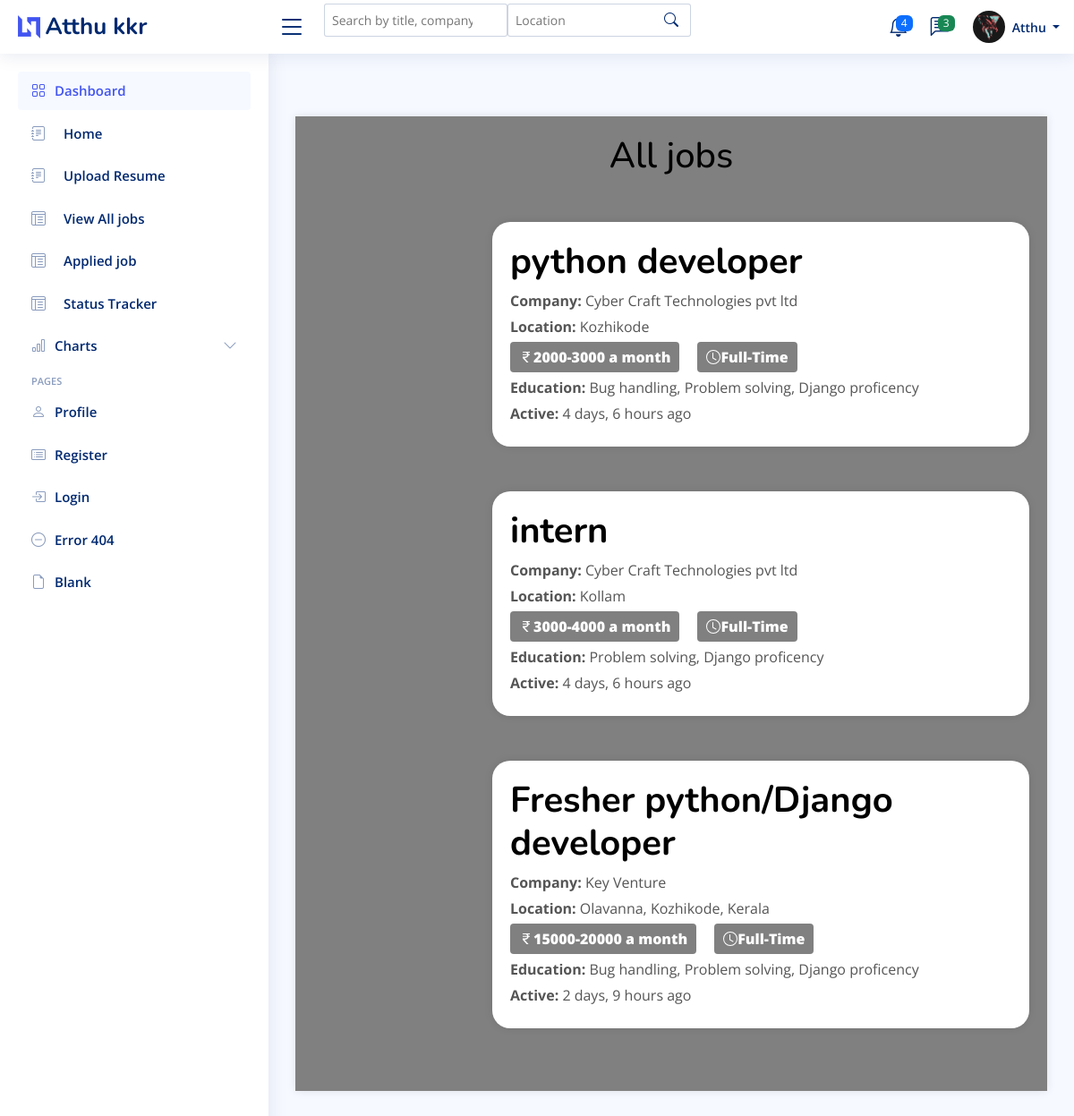
/job/applied_job (signed in), run on the app's committed database.
### UserApplicant/models.py (models this page shows, shortened)
class User(AbstractUser):
    email = models.EmailField(unique=True)
    is_employer=models.BooleanField(default=False)
    is_jobseeker=models.BooleanField(default=False)
    has_resume=models.BooleanField(default=False)
    has_company=models.BooleanField(default=False)
    is_verified =models.BooleanField(default=False)
    verification_token= models.CharField(max_length=64,unique=True,blank=True)
    is_blocked =models.BooleanField(default=False)

class jobseeker_Profile(models.Model):
    user =models.OneToOneField(User, on_delete=models.CASCADE)
    phone_number=models.CharField(max_length=15,blank=True,null=True)
    address=models.CharField(max_length=255,blank=True,null=True)
    profile_picture=models.ImageField(upload_to='profile_pictures/',blank=True,null=True)
    first_name=models.CharField(max_length=30,blank=True,null=True)
    last_name=models.CharField(max_length=30,blank=True,null=True)
    date_of_birth=models.DateField(blank=True,null=True)
    about=models.TextField()
    gender=models.CharField(max_length=15,blank=True,null=True)
    education = models.CharField(max_length=100, blank=True, null=True)
    job=models.CharField(max_length=50,blank=True,null=True)
    country=models.CharField(max_length=50,blank=True,null=True)
    skills = models.ManyToManyField(Skill)
    x =models.URLField(max_length=255,blank=True,null=True)
    insta =models.URLField(max_length=255,blank=True,null=True)
    facebook=models.URLField(max_length=255,blank=True,null=True)
    linkedin=models.URLField(max_length=255,blank=True,null=True)

### Job/models.py (models this page shows, shortened)
class Apply_Job(models.Model):
    STATUS_CHOICES = [
        ('Pending', 'Pending'),
        ('Accepted', 'Accepted'),
        ('Rejected', 'Rejected'),
    ]
    user=models.ForeignKey(User,on_delete=models.CASCADE)
    job=models.ForeignKey(JobPost,on_delete=models.CASCADE)
    timestamp=models.DateTimeField(auto_now_add=True)
    status= models.CharField(max_length=10, choices=STATUS_CHOICES, default='Pending')

class JobPost(models.Model):
    EXPERIENCE_CHOICES = [
        ('0-1', '0-1 years'),
        ('1-3', '1-3 years'),
        ('3-5', '3-5 years'),
        ('5-10', '5-10 years'),
        ('10+', '10+ years'),
    ]
    JOB_TYPE_CHOICES = [
        ('Full-Time', 'Full-Time'),
        ('Part-Time', 'Part-Time'),
        ('Internship', 'Internship'),
    ]
    user=models.ForeignKey(User, on_delete=models.CASCADE)
    company=models.ForeignKey(Company,on_delete=models.CASCADE,default='Select Your Company')
    skills = models.ManyToManyField(Skills_job, blank=True)
    title=models.CharField(max_length=255,blank=True, null=True)
    education=models.ForeignKey(Education,on_delete=models.CASCADE, default='Highest Qualification')
    salary=models.ForeignKey(SalaryRange,on_delete=models.CASCADE, default='10000-20000')
    overview =models.TextField(max_length=255,blank=True,null=True)
    location=models.CharField(max_length=255,blank=True,null=True)
    job_type =models.CharField(max_length=10,choices=JOB_TYPE_CHOICES,null=True, default='Full-Time')
    experience= models.CharField(max_length=5,choices=EXPERIENCE_CHOICES,null=True)
    is_active= models.BooleanField(default=False)
    timestamp=models.DateTimeField(auto_now_add=True)

class SalaryRange(models.Model):
    salary_range = models.CharField(max_length=100)
    def __str__(self):
        return self.salary_range

class Skills_job(models.Model):
    name = models.CharField(max_length=255, blank=True,null=True)

### Company/models.py (models this page shows, shortened)
class Company(models.Model):
    user=models.OneToOneField(User, on_delete=models.CASCADE)
    name=models.CharField(max_length=100,blank=True,null=True)
    start_date=models.DateField(blank=True, null=True)
    country=models.CharField(max_length=255,blank=True,null=True)
    state=models.CharField(max_length=100,blank=True,null=True)
    city=models.CharField(max_length=100,blank=True,null=True)

### Job/views.py (the view)
# urls.py: path('applied_job',views.AppliedJobView.as_view(),name="applied_job"),
class AppliedJobView(ListView):
    model=Apply_Job
    template_name = 'job/Applied_job_list.html'
    context_object_name = 'applied_jobs'
    paginate_by = 10
    def get_queryset(self):
        return Apply_Job.objects.filter(user=self.request.user).select_related('job')

### templates/Job/Apply_job_list.html (shortened to what this page needs)
{% extends 'Dashboard/Dashboard.html' %}
{% load humanize %}
{% load widget_tweaks %}
{% load static %}
{% block header %}
{% if request.user.is_jobseeker%}
  <header id="header" class="header fixed-top d-flex align-items-center">
    <div class="d-flex align-items-center justify-content-between">
      <a href="index.html" class="logo d-flex align-items-center">
        <img src="{% static 'img/img/logo.png' %}" alt="">
        <span class="d-none d-lg-block">{{ request.user.jobseeker_profile.first_name }} {{ request.user.jobseeker_profile.last_name }}</span>
      </a>
      <i class="bi bi-list toggle-sidebar-btn"></i>
    </div>
    {% block search1 %}
    <div class="search-bar" >
        <form class="search-form d-flex align-items-center" method="GET" action="#">
          <input type="text" id="search-input" name="search" placeholder="Search by title, company, or skills" ">
          <input type="text" id="location-input" name="location" placeholder="Location" >
          <button type="submit" title="Search"><i class="bi bi-search"></i></button>
        </form>
      </div>
    {% endblock search1 %}
    <nav class="header-nav ms-auto">
      <ul class="d-flex align-items-center">
        <li class="nav-item dropdown">
          <a class="nav-link nav-icon" href="#" data-bs-toggle="dropdown">
            <span class="badge bg-primary badge-number">4</span>
          </a>
        </li>
        <li class="nav-item dropdown">
          <a class="nav-link nav-icon" href="#" data-bs-toggle="dropdown">
            <span class="badge bg-success badge-number">3</span>
          </a>
        </li>
        <li class="nav-item dropdown pe-3">
          <a class="nav-link nav-profile d-flex align-items-center pe-0" href="#" data-bs-toggle="dropdown">
            {% if request.user.jobseeker_profile.profile_picture %}
                   <img src="{{ request.user.jobseeker_profile.profile_picture.url }}" alt="Profile" class="rounded-circle">
            {% else %}
                   <img src="{% static 'images/faces/face28.png' %}" alt="Default Profile Picture">
            {% endif %}
            <span class="d-none d-md-block dropdown-toggle ps-2">{{ request.user.jobseeker_profile.first_name }}
            </span>
          </a>
        </li>
      </ul>
    </nav>
  </header>
  {% endif %}
  {% endblock header %}
{% block sidebar %}
{% if request.user.is_jobseeker %}
<aside id="sidebar" class="sidebar">
  <ul class="sidebar-nav" id="sidebar-nav">
    <li class="nav-item">
      <a class="nav-link " href="index.html">
        <i class="bi bi-grid"></i>
        <span>Dashboard</span>
      </a>
    </li>
    <li class="nav-item">
      <a class="nav-link collapsed"  href="{% url "jobseeker_dash" %}">
        <i class="bi bi-journal-text"></i> <span>Home</span>
      </a>
    </li>
    <li class="nav-item">
      <a class="nav-link collapsed"  href="{% url "update_resume" %}">
        <i class="bi bi-journal-text"></i> <span>Upload Resume</span>
      </a>
    </li>
      <li class="nav-item">
        <a class="nav-link collapsed"  href="{% url "seeker_view_all_jobs" %}">
          <i class="bi bi-layout-text-window-reverse"></i><span>View All jobs</span>
        </a>
      </li>
      <li class="nav-item">
        <a class="nav-link collapsed"  href="{% url "applied_job" %}">
          <i class="bi bi-layout-text-window-reverse"></i><span>Applied job</span>
        </a>
      </li>
      <li class="nav-item">
        <a class="nav-link collapsed"  href="{% url "status_track_seeker" %}">
          <i class="bi bi-layout-text-window-reverse"></i><span>Status Tracker</span>
        </a>
      </li>
    <li class="nav-item">
      <a class="nav-link collapsed" data-bs-target="#charts-nav" data-bs-toggle="collapse" href="{% url "jobseeker_dash" %}">
        <i class="bi bi-bar-chart"></i><span>Charts</span><i class="bi bi-chevron-down ms-auto"></i>
      </a>
    </li>
    <li class="nav-heading">Pages</li>
    <li class="nav-item">
      <a class="nav-link collapsed" href="{% url "update_profile_job" %}">
        <i class="bi bi-person"></i>
        <span>Profile</span>
      </a>
    </li>
    <li class="nav-item">
      <a class="nav-link collapsed" href="{% url "register_seeker" %}">
        <i class="bi bi-card-list"></i>
        <span>Register</span>
      </a>
    </li>
    <li class="nav-item">
      <a class="nav-link collapsed" href="{% url "login_user" %}">
        <i class="bi bi-box-arrow-in-right"></i>
        <span>Login</span>
      </a>
    </li>
    <li class="nav-item">
      <a class="nav-link collapsed" href="#">
        <i class="bi bi-dash-circle"></i>
        <span>Error 404</span>
      </a>
    </li>
    <li class="nav-item">
      <a class="nav-link collapsed" href="#">
        <i class="bi bi-file-earmark"></i>
        <span>Blank</span>
      </a>
    </li>
  </ul>
</aside>
{% endif %}
{% endblock sidebar %}
{% block main %}
<main id="main" class="main">
<section class="section profile">
  <div class="ever">
      <h2 style="text-align: center; color: black; font-size: 40px;">All jobs</h2>
<div id="search-results">
  {% if applied_jobs %}
            {% for application  in applied_jobs %}
  <div class="job-details">
      <h2 style=" color: black; font-size: 40px; font-weight:bold;">{{application.job.title }}</h2>
      <p><strong>Company:</strong> {{ application.job.company.name }}</p>
      <p><strong>Location:</strong> {{ application.job.location }}</p>
      <p>
        <div class='job-info-row'>
          <div class="button-field">
               <strong>{{application.job.salary}} a month </strong>
          </div>
          <div class="button-field1">
            <svg xmlns="http://www.w3.org/2000/svg" width="16" height="16" fill="currentColor" class="bi bi-clock" viewBox="0 0 16 16">
              <path d="M8 3.5a.5.5 0 0 0-1 0V9a.5.5 0 0 0 .252.434l3.5 2a.5.5 0 0 0 .496-.868L8 8.71z"/>
              <path d="M8 16A8 8 0 1 0 8 0a8 8 0 0 0 0 16m7-8A7 7 0 1 1 1 8a7 7 0 0 1 14 0"/>
            </svg>
              <strong>{{application.job.job_type}}</strong>
          </div></p>
      </div>
      <p><strong>Education:</strong> {% for skill in application.job.skills.all %}
        {{ skill.name }}{% if not forloop.last %}, {% endif %}
        {% endfor %}</p>
      <p><strong>Active:</strong> {{ application.job.timestamp|naturaltime }}</p>
  </div>
  {% endfor %}
 {% endif %}
</section>
</main>
{% endblock main %}
{% block script %}
<link rel="stylesheet" href="https://ajax.googleapis.com/ajax/libs/jqueryui/1.12.1/themes/smoothness/jquery-ui.css">
{% endblock script %}

### static/css/css/style.css (style rules this page uses)
:root { scroll-behavior: smooth; }
body { font-family: "Open Sans", sans-serif; background: #f6f9ff; color: #444444; }
a { color: #4154f1; text-decoration: none; }
h1, h2, h3, h4, h5, h6 { font-family: "Nunito", sans-serif; }
#main { margin-top: 60px; padding: 20px 30px; transition: all 0.3s; }
.logo { line-height: 1; }
@media (min-width: 1200px) { .logo { width: 280px; } }
.logo img { max-height: 26px; margin-right: 6px; }
.logo span { font-size: 26px; font-weight: 700; color: #012970; font-family: "Nunito", sans-serif; }
.header { transition: all 0.5s; z-index: 997; height: 60px; box-shadow: 0px 2px 20px rgba(1, 41, 112, 0.1); background-color: #fff; padding-left: 20px; }
.header .toggle-sidebar-btn { font-size: 32px; padding-left: 10px; cursor: pointer; color: #012970; }
.header .search-bar { min-width: 360px; padding: 0 20px; }
.header .search-form { width: 100%; }
.header .search-form input { border: 0; font-size: 14px; color: #012970; border: 1px solid rgba(1, 41, 112, 0.2); padding: 7px 38px 7px 8px; border-radius: 3px; transition: 0.3s; width: 100%; }
.header .search-form button { border: 0; padding: 0; margin-left: -30px; background: none; }
.header .search-form button i { color: #012970; }
.header-nav ul { list-style: none; }
.header-nav>ul { margin: 0; padding: 0; }
.header-nav .nav-icon { font-size: 22px; color: #012970; margin-right: 25px; position: relative; }
.header-nav .nav-profile { color: #012970; }
.header-nav .nav-profile img { max-height: 36px; }
.header-nav .nav-profile span { font-size: 14px; font-weight: 600; }
.header-nav .badge-number { position: absolute; inset: -2px -5px auto auto; font-weight: normal; font-size: 12px; padding: 3px 6px; }
.sidebar { position: fixed; top: 60px; left: 0; bottom: 0; width: 300px; z-index: 996; transition: all 0.3s; padding: 20px; overflow-y: auto; scrollbar-width: thin; scrollbar-color: #aab7cf transparent; box-shadow: 0px 0px 20px rgba(1, 41, 112, 0.1); background-color: #fff; }
@media (min-width: 1200px) { #main, #footer { margin-left: 300px; } }
.sidebar-nav { padding: 0; margin: 0; list-style: none; }
.sidebar-nav li { padding: 0; margin: 0; list-style: none; }
.sidebar-nav .nav-item { margin-bottom: 5px; }
.sidebar-nav .nav-heading { font-size: 11px; text-transform: uppercase; color: #899bbd; font-weight: 600; margin: 10px 0 5px 15px; }
.sidebar-nav .nav-link { display: flex; align-items: center; font-size: 15px; font-weight: 600; color: #4154f1; transition: 0.3; background: #f6f9ff; padding: 10px 15px; border-radius: 4px; }
.sidebar-nav .nav-link i { font-size: 16px; margin-right: 10px; color: #4154f1; }
.sidebar-nav .nav-link.collapsed { color: #012970; background: #fff; }
.sidebar-nav .nav-link.collapsed i { color: #899bbd; }
.sidebar-nav .nav-link .bi-chevron-down { margin-right: 0; transition: transform 0.2s ease-in-out; }

### templates/Job/Apply_job_list.html (style rules this page uses)
.ever { width: auto; margin: 50px auto; padding: 20px; background-color: grey; box-shadow: 0 0 10px rgba(0, 0, 0, 0.1); }
.job-details { max-width: 900px; margin: 50px auto; margin-left: 200px; padding: 20px; background-color: #fff; box-shadow: 0 0 10px rgba(0, 0, 0, 0.1); text-align: left; border-radius: 20px; }
.job-details h2 { color: #333; }
.job-details p { color: #555; margin: 5px 0; }
.job-info-row { display: flex; justify-content: start; align-items: center; }
.button-field { display: flex; align-items: center; background-color: #808080; color: #fff; padding: 5px 10px; border-radius: 4px; font-weight: bold; }
.button-field1 { display: flex; margin-left:20px; align-items: center; background-color: #808080; color: #fff; padding: 5px 10px; border-radius: 4px; font-weight: bold; }

### data on the page
User: user.jobseeker_profile.first_name "Atthu", user.jobseeker_profile.last_name "kkr", user.jobseeker_profile.profile_picture (picture)
Apply_Job: job "python developer", job.company.name "Cyber Craft Technologies pvt ltd", job.location "Kozhikode", job.salary "2000-3000", job.job_type "Full-Time", job.timestamp "4 days, 6 hours ago"
Skills_job: name "Bug handling"
Skills_job: name "Problem solving"
Skills_job: name "Django proficency"
Apply_Job: job "intern", job.company.name "Cyber Craft Technologies pvt ltd", job.location "Kollam", job.salary "3000-4000", job.job_type "Full-Time", job.timestamp "4 days, 6 hours ago"
Apply_Job: job "Fresher python/Django developer", job.company.name "Key Venture", job.location "Olavanna, Kozhikode, Kerala", job.salary "15000-20000", job.job_type "Full-Time", job.timestamp "2 days, 9 hours ago"
